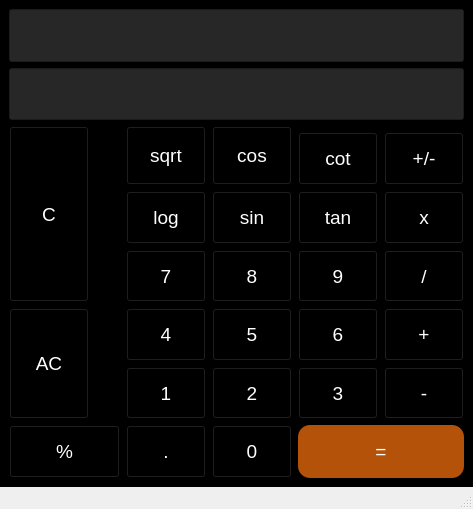
<?xml version="1.0" encoding="UTF-8"?>
<ui version="4.0">
 <class>MainWindow</class>
 <widget class="QMainWindow" name="MainWindow">
  <property name="geometry">
   <rect>
    <x>0</x>
    <y>0</y>
    <width>446</width>
    <height>509</height>
   </rect>
  </property>
  <property name="sizePolicy">
   <sizepolicy hsizetype="Expanding" vsizetype="Expanding">
    <horstretch>0</horstretch>
    <verstretch>0</verstretch>
   </sizepolicy>
  </property>
  <property name="windowTitle">
   <string>MainWindow</string>
  </property>
  <property name="styleSheet">
   <string notr="true"/>
  </property>
  <widget class="QWidget" name="centralwidget">
   <property name="styleSheet">
    <string notr="true">background-color:black;
color:white;</string>
   </property>
   <layout class="QGridLayout" name="gridLayout">
    <item row="7" column="3">
     <widget class="QPushButton" name="num1">
      <property name="sizePolicy">
       <sizepolicy hsizetype="Minimum" vsizetype="Expanding">
        <horstretch>0</horstretch>
        <verstretch>0</verstretch>
       </sizepolicy>
      </property>
      <property name="font">
       <font>
        <pointsize>14</pointsize>
       </font>
      </property>
      <property name="text">
       <string>1</string>
      </property>
     </widget>
    </item>
    <item row="4" column="4">
     <widget class="QPushButton" name="sin">
      <property name="sizePolicy">
       <sizepolicy hsizetype="Minimum" vsizetype="Expanding">
        <horstretch>0</horstretch>
        <verstretch>0</verstretch>
       </sizepolicy>
      </property>
      <property name="font">
       <font>
        <pointsize>14</pointsize>
       </font>
      </property>
      <property name="text">
       <string>sin</string>
      </property>
     </widget>
    </item>
    <item row="5" column="5">
     <widget class="QPushButton" name="num9">
      <property name="sizePolicy">
       <sizepolicy hsizetype="Minimum" vsizetype="Expanding">
        <horstretch>0</horstretch>
        <verstretch>0</verstretch>
       </sizepolicy>
      </property>
      <property name="font">
       <font>
        <pointsize>14</pointsize>
       </font>
      </property>
      <property name="text">
       <string>9</string>
      </property>
     </widget>
    </item>
    <item row="6" column="3">
     <widget class="QPushButton" name="num4">
      <property name="sizePolicy">
       <sizepolicy hsizetype="Minimum" vsizetype="Expanding">
        <horstretch>0</horstretch>
        <verstretch>0</verstretch>
       </sizepolicy>
      </property>
      <property name="font">
       <font>
        <pointsize>14</pointsize>
       </font>
      </property>
      <property name="text">
       <string>4</string>
      </property>
     </widget>
    </item>
    <item row="7" column="4">
     <widget class="QPushButton" name="num2">
      <property name="sizePolicy">
       <sizepolicy hsizetype="Minimum" vsizetype="Expanding">
        <horstretch>0</horstretch>
        <verstretch>0</verstretch>
       </sizepolicy>
      </property>
      <property name="font">
       <font>
        <pointsize>14</pointsize>
       </font>
      </property>
      <property name="text">
       <string>2</string>
      </property>
     </widget>
    </item>
    <item row="6" column="6">
     <widget class="QPushButton" name="sum">
      <property name="sizePolicy">
       <sizepolicy hsizetype="Minimum" vsizetype="Expanding">
        <horstretch>0</horstretch>
        <verstretch>0</verstretch>
       </sizepolicy>
      </property>
      <property name="font">
       <font>
        <pointsize>14</pointsize>
       </font>
      </property>
      <property name="text">
       <string>+</string>
      </property>
     </widget>
    </item>
    <item row="6" column="5">
     <widget class="QPushButton" name="num6">
      <property name="sizePolicy">
       <sizepolicy hsizetype="Minimum" vsizetype="Expanding">
        <horstretch>0</horstretch>
        <verstretch>0</verstretch>
       </sizepolicy>
      </property>
      <property name="font">
       <font>
        <pointsize>14</pointsize>
       </font>
      </property>
      <property name="text">
       <string>6</string>
      </property>
     </widget>
    </item>
    <item row="7" column="6">
     <widget class="QPushButton" name="sub">
      <property name="sizePolicy">
       <sizepolicy hsizetype="Minimum" vsizetype="Expanding">
        <horstretch>0</horstretch>
        <verstretch>0</verstretch>
       </sizepolicy>
      </property>
      <property name="font">
       <font>
        <pointsize>14</pointsize>
       </font>
      </property>
      <property name="text">
       <string>-</string>
      </property>
     </widget>
    </item>
    <item row="5" column="4">
     <widget class="QPushButton" name="num8">
      <property name="sizePolicy">
       <sizepolicy hsizetype="Minimum" vsizetype="Expanding">
        <horstretch>0</horstretch>
        <verstretch>0</verstretch>
       </sizepolicy>
      </property>
      <property name="font">
       <font>
        <pointsize>14</pointsize>
       </font>
      </property>
      <property name="text">
       <string>8</string>
      </property>
     </widget>
    </item>
    <item row="7" column="5">
     <widget class="QPushButton" name="num3">
      <property name="sizePolicy">
       <sizepolicy hsizetype="Minimum" vsizetype="Expanding">
        <horstretch>0</horstretch>
        <verstretch>0</verstretch>
       </sizepolicy>
      </property>
      <property name="font">
       <font>
        <pointsize>14</pointsize>
       </font>
      </property>
      <property name="text">
       <string>3</string>
      </property>
     </widget>
    </item>
    <item row="6" column="4">
     <widget class="QPushButton" name="num5">
      <property name="sizePolicy">
       <sizepolicy hsizetype="Minimum" vsizetype="Expanding">
        <horstretch>0</horstretch>
        <verstretch>0</verstretch>
       </sizepolicy>
      </property>
      <property name="font">
       <font>
        <pointsize>14</pointsize>
       </font>
      </property>
      <property name="text">
       <string>5</string>
      </property>
     </widget>
    </item>
    <item row="5" column="3">
     <widget class="QPushButton" name="num7">
      <property name="sizePolicy">
       <sizepolicy hsizetype="Minimum" vsizetype="Expanding">
        <horstretch>0</horstretch>
        <verstretch>0</verstretch>
       </sizepolicy>
      </property>
      <property name="font">
       <font>
        <pointsize>14</pointsize>
       </font>
      </property>
      <property name="text">
       <string>7</string>
      </property>
     </widget>
    </item>
    <item row="3" column="5">
     <widget class="QPushButton" name="cot">
      <property name="sizePolicy">
       <sizepolicy hsizetype="Minimum" vsizetype="Expanding">
        <horstretch>0</horstretch>
        <verstretch>0</verstretch>
       </sizepolicy>
      </property>
      <property name="font">
       <font>
        <pointsize>14</pointsize>
       </font>
      </property>
      <property name="text">
       <string>cot</string>
      </property>
     </widget>
    </item>
    <item row="8" column="3">
     <widget class="QPushButton" name="dec">
      <property name="sizePolicy">
       <sizepolicy hsizetype="Minimum" vsizetype="Expanding">
        <horstretch>0</horstretch>
        <verstretch>0</verstretch>
       </sizepolicy>
      </property>
      <property name="font">
       <font>
        <pointsize>14</pointsize>
       </font>
      </property>
      <property name="text">
       <string>.</string>
      </property>
     </widget>
    </item>
    <item row="3" column="6">
     <widget class="QPushButton" name="sign">
      <property name="sizePolicy">
       <sizepolicy hsizetype="Minimum" vsizetype="Expanding">
        <horstretch>0</horstretch>
        <verstretch>0</verstretch>
       </sizepolicy>
      </property>
      <property name="font">
       <font>
        <pointsize>14</pointsize>
       </font>
      </property>
      <property name="text">
       <string>+/-</string>
      </property>
     </widget>
    </item>
    <item row="4" column="3">
     <widget class="QPushButton" name="log">
      <property name="sizePolicy">
       <sizepolicy hsizetype="Minimum" vsizetype="Expanding">
        <horstretch>0</horstretch>
        <verstretch>0</verstretch>
       </sizepolicy>
      </property>
      <property name="font">
       <font>
        <pointsize>14</pointsize>
       </font>
      </property>
      <property name="text">
       <string>log</string>
      </property>
     </widget>
    </item>
    <item row="2" column="4" rowspan="2">
     <widget class="QPushButton" name="cos">
      <property name="sizePolicy">
       <sizepolicy hsizetype="Minimum" vsizetype="Expanding">
        <horstretch>0</horstretch>
        <verstretch>0</verstretch>
       </sizepolicy>
      </property>
      <property name="font">
       <font>
        <pointsize>14</pointsize>
       </font>
      </property>
      <property name="text">
       <string>cos</string>
      </property>
     </widget>
    </item>
    <item row="4" column="6">
     <widget class="QPushButton" name="mul">
      <property name="sizePolicy">
       <sizepolicy hsizetype="Minimum" vsizetype="Expanding">
        <horstretch>0</horstretch>
        <verstretch>0</verstretch>
       </sizepolicy>
      </property>
      <property name="font">
       <font>
        <pointsize>14</pointsize>
       </font>
      </property>
      <property name="text">
       <string>x</string>
      </property>
     </widget>
    </item>
    <item row="8" column="0" colspan="3">
     <widget class="QPushButton" name="pers">
      <property name="sizePolicy">
       <sizepolicy hsizetype="Minimum" vsizetype="Expanding">
        <horstretch>0</horstretch>
        <verstretch>0</verstretch>
       </sizepolicy>
      </property>
      <property name="font">
       <font>
        <pointsize>14</pointsize>
       </font>
      </property>
      <property name="text">
       <string>%</string>
      </property>
     </widget>
    </item>
    <item row="2" column="3" rowspan="2">
     <widget class="QPushButton" name="sqrt">
      <property name="sizePolicy">
       <sizepolicy hsizetype="Minimum" vsizetype="Expanding">
        <horstretch>0</horstretch>
        <verstretch>0</verstretch>
       </sizepolicy>
      </property>
      <property name="font">
       <font>
        <pointsize>14</pointsize>
       </font>
      </property>
      <property name="text">
       <string>sqrt</string>
      </property>
     </widget>
    </item>
    <item row="8" column="4">
     <widget class="QPushButton" name="num0">
      <property name="sizePolicy">
       <sizepolicy hsizetype="Minimum" vsizetype="Expanding">
        <horstretch>0</horstretch>
        <verstretch>0</verstretch>
       </sizepolicy>
      </property>
      <property name="font">
       <font>
        <pointsize>14</pointsize>
       </font>
      </property>
      <property name="text">
       <string>0</string>
      </property>
     </widget>
    </item>
    <item row="8" column="5" colspan="2">
     <widget class="QPushButton" name="equal">
      <property name="sizePolicy">
       <sizepolicy hsizetype="Minimum" vsizetype="Expanding">
        <horstretch>0</horstretch>
        <verstretch>0</verstretch>
       </sizepolicy>
      </property>
      <property name="font">
       <font>
        <pointsize>14</pointsize>
       </font>
      </property>
      <property name="styleSheet">
       <string notr="true">border-radius:12;
background-color:rgba( 225, 102, 12,0.8);</string>
      </property>
      <property name="text">
       <string>=</string>
      </property>
     </widget>
    </item>
    <item row="5" column="6">
     <widget class="QPushButton" name="div">
      <property name="sizePolicy">
       <sizepolicy hsizetype="Minimum" vsizetype="Expanding">
        <horstretch>0</horstretch>
        <verstretch>0</verstretch>
       </sizepolicy>
      </property>
      <property name="font">
       <font>
        <pointsize>14</pointsize>
       </font>
      </property>
      <property name="text">
       <string>/</string>
      </property>
     </widget>
    </item>
    <item row="4" column="5">
     <widget class="QPushButton" name="tan">
      <property name="sizePolicy">
       <sizepolicy hsizetype="Minimum" vsizetype="Expanding">
        <horstretch>0</horstretch>
        <verstretch>0</verstretch>
       </sizepolicy>
      </property>
      <property name="font">
       <font>
        <pointsize>14</pointsize>
       </font>
      </property>
      <property name="text">
       <string>tan</string>
      </property>
     </widget>
    </item>
    <item row="6" column="0" rowspan="2" colspan="2">
     <widget class="QPushButton" name="allclr">
      <property name="sizePolicy">
       <sizepolicy hsizetype="Expanding" vsizetype="Expanding">
        <horstretch>0</horstretch>
        <verstretch>0</verstretch>
       </sizepolicy>
      </property>
      <property name="font">
       <font>
        <pointsize>14</pointsize>
       </font>
      </property>
      <property name="text">
       <string>AC</string>
      </property>
     </widget>
    </item>
    <item row="2" column="0" rowspan="4" colspan="2">
     <widget class="QPushButton" name="clr">
      <property name="sizePolicy">
       <sizepolicy hsizetype="Expanding" vsizetype="Expanding">
        <horstretch>0</horstretch>
        <verstretch>0</verstretch>
       </sizepolicy>
      </property>
      <property name="font">
       <font>
        <pointsize>14</pointsize>
       </font>
      </property>
      <property name="text">
       <string>C</string>
      </property>
     </widget>
    </item>
    <item row="1" column="0" colspan="7">
     <widget class="QLineEdit" name="txt_box">
      <property name="sizePolicy">
       <sizepolicy hsizetype="Expanding" vsizetype="Expanding">
        <horstretch>0</horstretch>
        <verstretch>0</verstretch>
       </sizepolicy>
      </property>
      <property name="styleSheet">
       <string notr="true">border-width:10px;
border-color:red;
background-color:rgba( 56, 56, 56,0.7);</string>
      </property>
     </widget>
    </item>
    <item row="0" column="0" colspan="7">
     <widget class="QLineEdit" name="txt_box_2">
      <property name="sizePolicy">
       <sizepolicy hsizetype="Expanding" vsizetype="Expanding">
        <horstretch>0</horstretch>
        <verstretch>0</verstretch>
       </sizepolicy>
      </property>
      <property name="styleSheet">
       <string notr="true">border-width:0px;
border-color:black;
background-color:rgba( 56, 56, 56,0.7);</string>
      </property>
     </widget>
    </item>
   </layout>
  </widget>
  <widget class="QMenuBar" name="menubar">
   <property name="geometry">
    <rect>
     <x>0</x>
     <y>0</y>
     <width>446</width>
     <height>22</height>
    </rect>
   </property>
  </widget>
  <widget class="QStatusBar" name="statusbar"/>
 </widget>
 <resources/>
 <connections/>
</ui>
